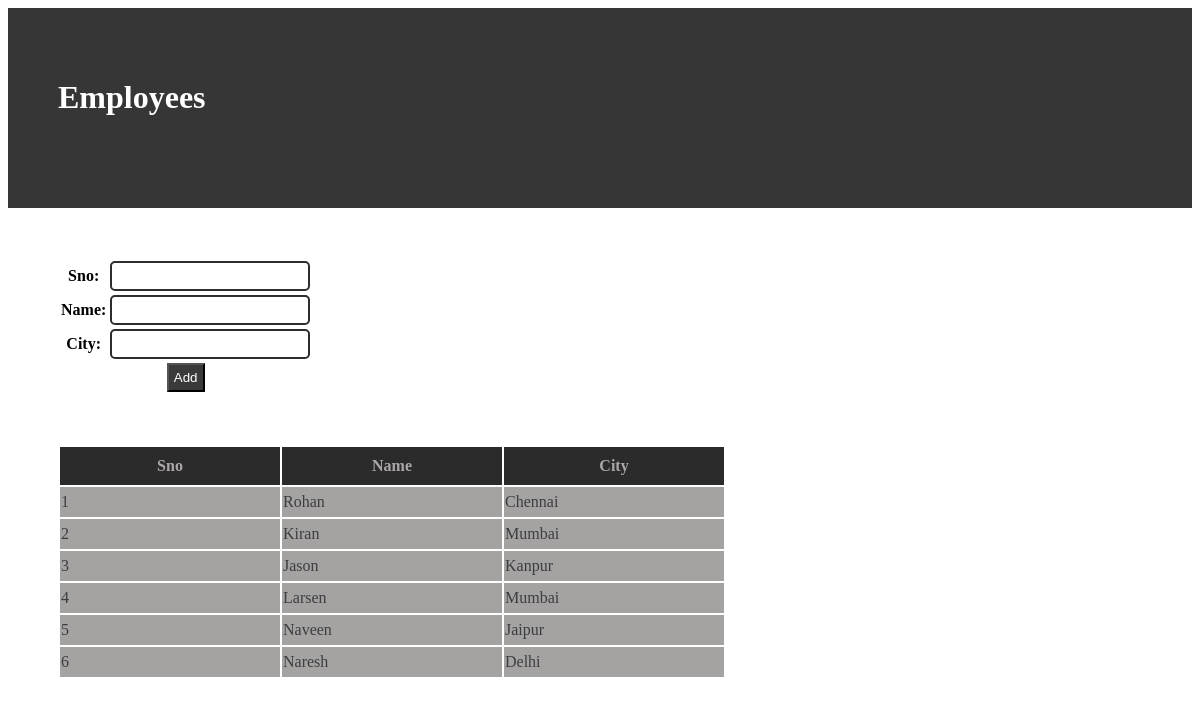
/employees/, run on the app's committed database.
### empapp/models.py (models this page shows, shortened)
class Employee(models.Model):
    sno=models.IntegerField(primary_key=True)
    name=models.CharField(max_length=30,null=False)
    city=models.CharField(max_length=30,null=False)

### empapp/views.py (the view)
# urls.py: path('',app_home, name="app home page")
def app_home(request):
    employees = Employee.objects.all()  #returns QuerySet
    if request.method == 'POST':
        form = EmployeeForm(request.POST)
        if form.is_valid():
            form.save()
    form = EmployeeForm()
    context = {
        'employees': employees,
        'name':'Employees',
         'form':form
    }
    return render(request,'employee.html', context)

### empapp/forms.py
class  EmployeeForm(forms.ModelForm):
    class Meta:
        model = Employee
        fields = "__all__"

### templates/employee.html (shortened to what this page needs)
<html>
    <head>
        <link href="/static/styles/employees.css" rel="stylesheet">
       </head>
    <body>
<div id="header">
   <h1> {{name}} </h1>
</div>
<form method="post">
<table id="ftable">
{{form}}
<tr>
<td colspan=2 align="center"><button type="submit">Add </button>
</tr>
</table>
</form>
<table id="ptable">
    <thead>
            <tr>
                 <th> Sno </th>
                 <th> Name </th>
                 <th> City </th>
            </tr>
    </thead>
    <tbody>
          {% for emp in employees%}
          <tr>
              <td> {{emp.sno}}</td>
              <td> {{emp.name}}</td>
              <td> {{emp.city}}</td>
          </tr>
            {% endfor %}
    </tbody>
</table>
    </body>
</html>

### resources/styles/employees.css (style rules this page uses)
#header { height: 100px; padding: 50px; color: white; background-color: rgb(55, 54, 54); }
#ptable { margin: 50px; }
#ptable th, #ptable tr { height: 30px; padding: 10px; width: 200px; }
#ptable th { background-color: rgb(43, 43, 44); color: rgb(172, 167, 167); }
#ptable td { color: rgb(61, 61, 64); background-color: rgb(164, 163, 162); }
input[type="text"],input[type="number"] { height: 30px; width: 200px; border-radius: 5px; border: 2px solid rgb(46, 45, 45); }
button,input[type=submit] { color: white; background-color: rgb(58, 58, 58); padding: 5px; }
#ftable { margin: 50px; }

### data on the page
Employee: sno "1", name "Rohan", city "Chennai"
Employee: sno "2", name "Kiran", city "Mumbai"
Employee: sno "3", name "Jason", city "Kanpur"
Employee: sno "4", name "Larsen", city "Mumbai"
Employee: sno "5", name "Naveen", city "Jaipur"
Employee: sno "6", name "Naresh", city "Delhi"

### other printed values
{{ name }} "Employees"
